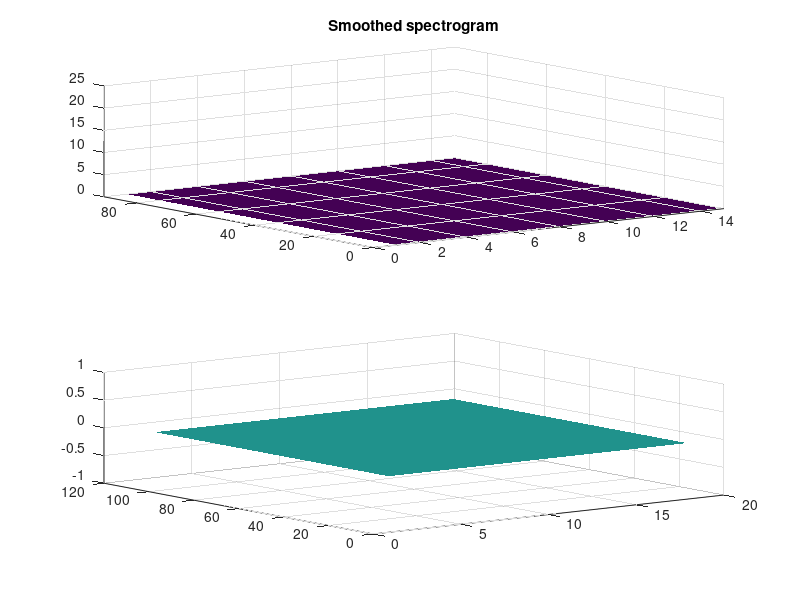

This chart was generated by the following MATLAB code: (Note: this script raises an error after producing the figure.)
%% Correlation Detector

%% CONSTANTS
FRAME_SIZE = 1024;
WINDOW_SIZE = 4096;
SPEC_OVERLAP = WINDOW_SIZE/2;
NUM_CHANNELS = 2;
SAMPLE_RATE_HZ = 44100;
FRAMES_TO_HOLD = 32;

CALIBRATION_DURATION = 1;

LOWEST_FREQ_BIN = 10;
HIGHEST_FREQ_BIN = 100;

CORRELATION_THRESHOLD = 0.25;

F_AXIS = linspace(LOWEST_FREQ_BIN/(WINDOW_SIZE/2)*SAMPLE_RATE_HZ,...
    HIGHEST_FREQ_BIN/(WINDOW_SIZE/2)*SAMPLE_RATE_HZ, ...
    HIGHEST_FREQ_BIN-LOWEST_FREQ_BIN+1);

%% FIGURE PREP
figure;
subplot(2,1,1)
hSurf1 = surf(zeros(91,15), 'EdgeColor', 'none');
%NEED TO PARAMETRIZE THE 91,15 THING
title('Smoothed spectrogram')
hAxis = gca;
axis([0 15 0 91 0 25 1 15])
caxis manual
subplot(2,1,2)
hSurf2 = surf(zeros(105,18),'EdgeColor','none');

%% VARIABLES
load('CorrTemplates_44100Hz.mat')

audioRecorder = dsp.AudioRecorder('NumChannels',NUM_CHANNELS,...
    'SamplesPerFrame',FRAME_SIZE,'SampleRate',SAMPLE_RATE_HZ);

% preallocation for large variables
timeseriesBuffer = zeros(FRAMES_TO_HOLD*FRAME_SIZE,NUM_CHANNELS);
current2Window = zeros(2*WINDOW_SIZE,NUM_CHANNELS);
S = zeros(HIGHEST_FREQ_BIN-LOWEST_FREQ_BIN+1,15); % FRAMES_TO_HOLD/SPEC_OVERLAP*WINDOW_SIZE
S_smooth = zeros(HIGHEST_FREQ_BIN-LOWEST_FREQ_BIN+1,size(S,2));

%% PREPROCESSING
% disp('Calibrating...')
% backspect = backgroundSpectrum(CALIBRATION_DURATION,SAMPLE_RATE_HZ,...
%     WINDOW_SIZE,SPEC_OVERLAP);
% disp('Calibrating completed')

%% PROCESSING LOOP
disp('Processing started')
channelNum = 1;
tic;
while toc < 60
    
    % save the audio data to the buffer
%     timeseriesBuffer = [step(audioRecorder); ...
%     timeseriesBuffer(1:(size(timeseriesBuffer,1)-FRAME_SIZE),:)];
% 
%     S = spectrogram(timeseriesBuffer(:,channelNum),...
%         WINDOW_SIZE,SPEC_OVERLAP);
%     S = S(LOWEST_FREQ_BIN:HIGHEST_FREQ_BIN,:);
    
 % faster processing code:
    currentFrame = step(audioRecorder);
    current2Window = [currentFrame; current2Window(1:(WINDOW_SIZE-FRAME_SIZE),:)];
    Snew = spectrogram(current2Window(:,channelNum),WINDOW_SIZE,SPEC_OVERLAP);
    Snew = Snew(LOWEST_FREQ_BIN:HIGHEST_FREQ_BIN,:);
    S = [Snew S(:,1:size(S,2)-1)];
    
    
    % smooth things out in frequency (averaging filter with length of 4)
    for i = 1:size(S,2)
        S_smooth(:,i) = filter2(1/2*ones(2,1), abs(S(:,i)));
    end
    
    % smooth things out in time (with a median filter)
    for i = 1:size(S,1)
        % the 1D median filter is slow
        %S_smooth(i,:) = medfilt1(S_smooth(i,:),8);
        S_smooth(i,:) = filter2(1/3*ones(1,3),S_smooth(i,:));
    end
    S_smooth(S_smooth<0.095) = 0;
    % S_smooth = S_smooth-backspect;
    correlationResult = normxcorr2(template,S_smooth);
    correlationResult(correlationResult<CORRELATION_THRESHOLD) = 0;
    correlationResult(correlationResult>0) = 1;
    
    
    out = filter2([-0.5; 0.0; 0.5], correlationResult(:,1));
    
    %subplot(2,1,2)
    set(hSurf1,'ZData',abs(S_smooth));
    set(hSurf2, 'ZData', correlationResult);
    drawnow;
%     for i = 1:length(out)
%         
%     end
    
    
end
disp('Processed finished')

